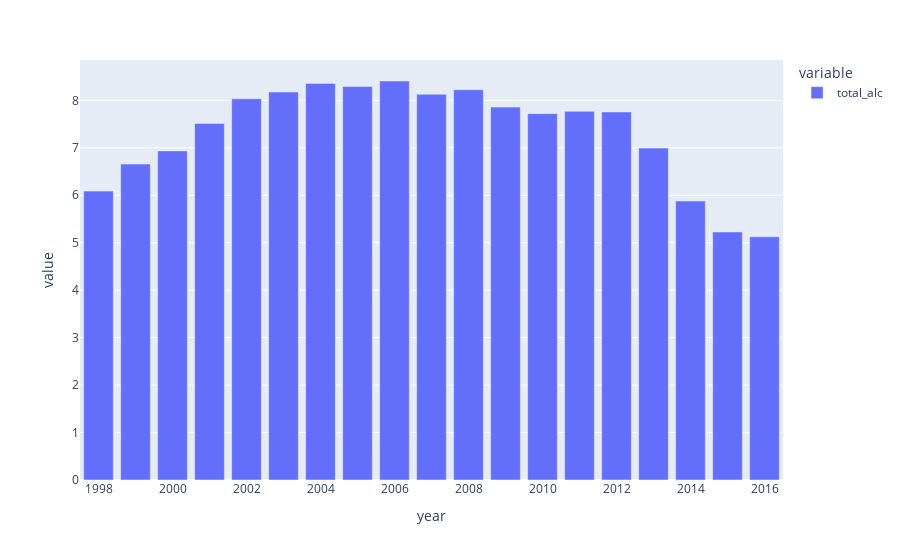

The notebook cell saved with this chart:
### Code cell
fig = px.bar(df_data_alc_pure , x=df_data_alc_pure.index, y=["total_alc"])
fig.show()

### Figure 1 — Plotly figure (JSON) as saved in the notebook; plotly's stock layout.template omitted (floating-point values rounded to 4 significant figures)
{"data": [{"alignmentgroup": "True", "hovertemplate": "variable=total_alc<br>year=%{x}<br>value=%{y}<extra></extra>", "legendgroup": "total_alc", "marker": {"color": "#636efa", "pattern": {"shape": ""}}, "name": "total_alc", "offsetgroup": "total_alc", "orientation": "v", "showlegend": true, "textposition": "auto", "type": "bar", "x": [1998, 1999, 2000, 2001, 2002, 2003, 2004, 2005, 2006, 2007, 2008, 2009, 2010, 2011, 2012, 2013, 2014, 2015, 2016], "xaxis": "x", "y": [6.089, 6.657, 6.936, 7.513, 8.034, 8.176, 8.358, 8.291, 8.409, 8.13, 8.224, 7.858, 7.72, 7.769, 7.756, 6.995, 5.879, 5.228, 5.124], "yaxis": "y"}], "layout": {"barmode": "relative", "legend": {"title": {"text": "variable"}, "tracegroupgap": 0}, "margin": {"t": 60}, "xaxis": {"anchor": "y", "domain": [0, 1], "title": {"text": "year"}}, "yaxis": {"anchor": "x", "domain": [0, 1], "title": {"text": "value"}}}}
